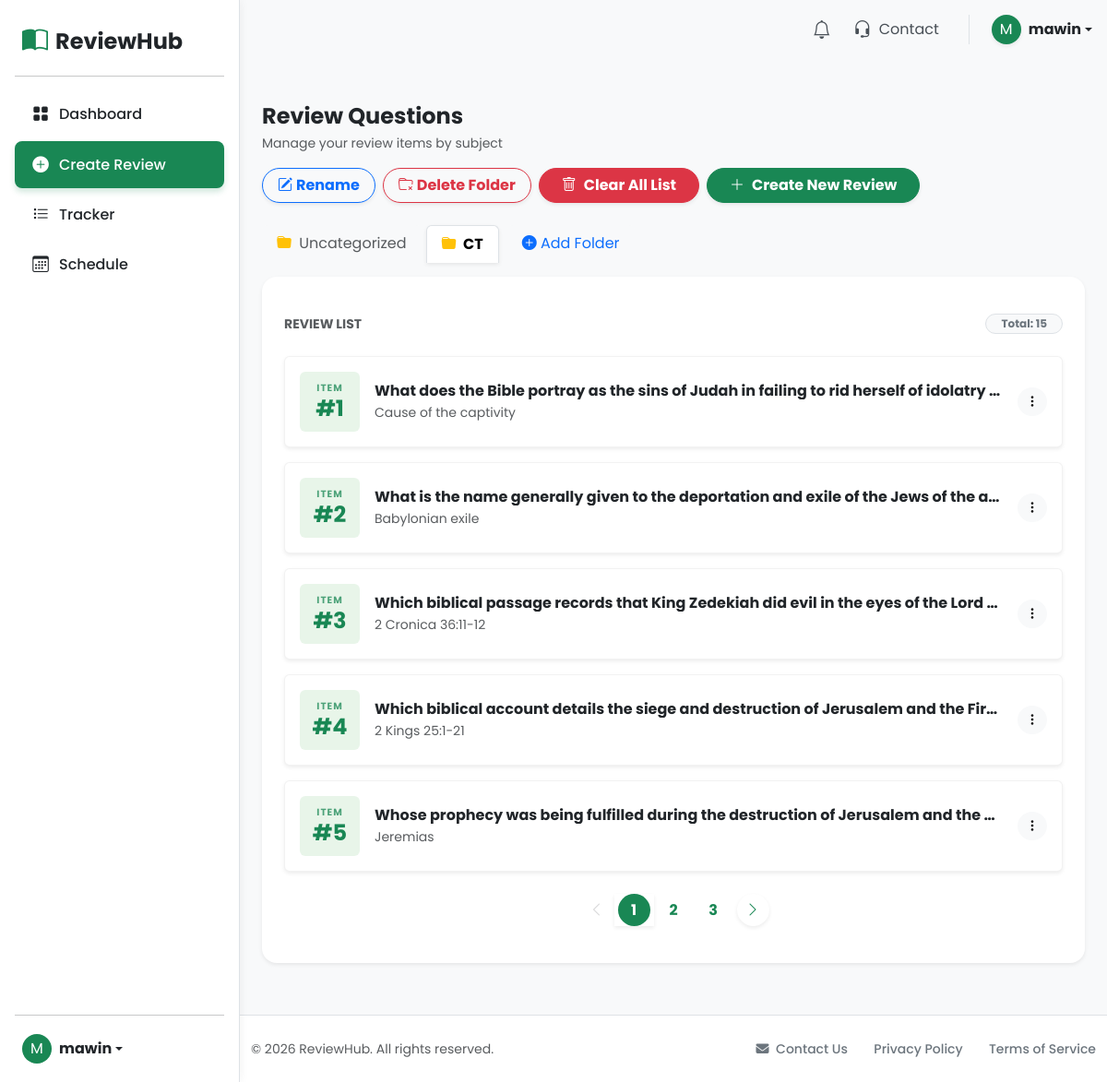
The page /src/create_review.php?subject_id=41 (signed in) on the database its author committed.
### tables this page shows
CREATE TABLE subjects (
        id INTEGER PRIMARY KEY AUTOINCREMENT,
        user_id INTEGER NOT NULL,
        name TEXT NOT NULL,
        created_at DATETIME DEFAULT CURRENT_TIMESTAMP,
        FOREIGN KEY (user_id) REFERENCES users(id)
    );

CREATE TABLE content (
        id INTEGER PRIMARY KEY AUTOINCREMENT,
        user_id INTEGER NOT NULL,
        question TEXT NOT NULL,
        answer TEXT,
        created_at DATETIME DEFAULT CURRENT_TIMESTAMP, subject_id INTEGER REFERENCES subjects(id),
        FOREIGN KEY (user_id) REFERENCES users(id)
    );

### src/create_review.php (the view, shortened to what this page needs)
<?php
require_once "db.php";
$db = get_db();
$user = $_SESSION['user'];
$user_id = $user['id'];
$subjectStmt = $db->prepare("SELECT * FROM subjects WHERE user_id = :uid ORDER BY id ASC");
$subjectStmt->bindValue(':uid', $user_id, SQLITE3_INTEGER);
$subjectResult = $subjectStmt->execute();
$subjects = [];
while ($row = $subjectResult->fetchArray(SQLITE3_ASSOC)) {
    $subjects[] = $row;
}
$active_subject_id = isset($_GET['subject_id']) && is_numeric($_GET['subject_id']) ? (int)$_GET['subject_id'] : null;
$page = isset($_REQUEST['page']) && is_numeric($_REQUEST['page']) ? (int)$_REQUEST['page'] : 1;
$limit = 5;
$offset = ($page - 1) * $limit;
if ($active_subject_id) {
    $countStmt = $db->prepare("SELECT COUNT(*) as count FROM content WHERE user_id = :uid AND subject_id = :sid");
    $countStmt->bindValue(':sid', $active_subject_id, SQLITE3_INTEGER);
} else {
    $countStmt = $db->prepare("SELECT COUNT(*) as count FROM content WHERE user_id = :uid AND subject_id IS NULL");
}
$countStmt->bindValue(':uid', $user_id, SQLITE3_INTEGER);
$countResult = $countStmt->execute()->fetchArray(SQLITE3_ASSOC);
$total_records = $countResult['count'];
$total_pages = ceil($total_records / $limit);
if ($active_subject_id) {
    $stmt = $db->prepare("SELECT * FROM content WHERE user_id = :uid AND subject_id = :sid ORDER BY id DESC LIMIT $limit OFFSET $offset");
    $stmt->bindValue(':sid', $active_subject_id, SQLITE3_INTEGER);
} else {
    $stmt = $db->prepare("SELECT * FROM content WHERE user_id = :uid AND subject_id IS NULL ORDER BY id DESC LIMIT $limit OFFSET $offset");
}
$stmt->bindValue(':uid', $user_id, SQLITE3_INTEGER);
$result = $stmt->execute();
$reviews = [];
while ($row = $result->fetchArray(SQLITE3_ASSOC)) {
    $reviews[] = $row;
}
function renderReviewList($reviews, $offset, $total_records, $current_page, $active_subject_id) {
    ?>
    <div class="d-flex justify-content-between align-items-center mb-4 mt-3">
        <h6 class="fw-bold text-muted text-uppercase small ls-1 mb-0">Review List</h6>
        <span class="badge bg-light text-secondary border rounded-pill px-3">
            Total: <?php echo $total_records; ?>
        </span>
    </div>
    <?php
    $display_index = $offset + 1;
    if (!empty($reviews)) {
        foreach ($reviews as $row) {
            ?>
            <div class="card mb-3 border-0 shadow-sm hover-shadow transition-all activity-card">
                <div class="card-body p-3">
                    <div class="d-flex align-items-center">
                        <div class="flex-shrink-0 text-center rounded p-2 me-3 q-box">
                            <small class="d-block fw-bold text-uppercase opacity-75" style="font-size: 0.65rem; letter-spacing: 1px;">ITEM</small>
                            <span class="h4 d-block mb-0 fw-bold">#<?php echo $display_index; ?></span>
                        </div>
                        <div class="flex-grow-1 min-w-0 me-3" style="min-width: 0;">
                            <h6 class="mb-1 fw-bold text-truncate text-dark">
                                <?php echo htmlspecialchars($row['question']); ?>
                            </h6>
                            <div class="text-muted small text-truncate-2">
                                <?php echo htmlspecialchars($row['answer']); ?>
                            </div>
                        </div>
                        <div class="flex-shrink-0">
                            <div class="dropdown">
                                <button class="btn btn-light btn-sm rounded-circle" type="button" data-bs-toggle="dropdown">
                                    <i class="bi bi-three-dots-vertical"></i>
                                </button>
                            </div>
                        </div>
                    </div>
                </div>
            </div>
            <?php
            $display_index++;
        }
    }
}
function renderPagination($page, $total_pages, $active_subject_id) {
    $subjParam = $active_subject_id ? ", $active_subject_id" : ", null";
    $prev = $page - 1;
    $next = $page + 1;
    echo '<nav aria-label="Review pagination" class="mt-4"><ul class="pagination justify-content-center border-0">';
    if ($page > 1) {
        echo '<li class="page-item"><a class="page-link border-0 rounded-circle mx-1 shadow-sm d-flex align-items-center justify-content-center pagination-btn" href="#" onclick="loadPage('.$prev.$subjParam.')"><i class="bi bi-chevron-left"></i></a></li>';
    } else {
        echo '<li class="page-item disabled"><span class="page-link border-0 rounded-circle mx-1 bg-transparent pagination-btn"><i class="bi bi-chevron-left text-muted opacity-25"></i></span></li>';
    }
    $start = max(1, $page - 2);
    $end = min($total_pages, $page + 2);
    for ($i = $start; $i <= $end; $i++) {
        $active = ($i == $page) ? 'active shadow-sm' : '';
        echo '<li class="page-item '.$active.'"><a class="page-link border-0 rounded-circle mx-1 fw-bold d-flex align-items-center justify-content-center pagination-btn" href="#" onclick="loadPage('.$i.$subjParam.')">'.$i.'</a></li>';
    }
    if ($page < $total_pages) {
        echo '<li class="page-item"><a class="page-link border-0 rounded-circle mx-1 shadow-sm d-flex align-items-center justify-content-center pagination-btn" href="#" onclick="loadPage('.$next.$subjParam.')"><i class="bi bi-chevron-right"></i></a></li>';
    } else {
        echo '<li class="page-item disabled"><span class="page-link border-0 rounded-circle mx-1 bg-transparent pagination-btn"><i class="bi bi-chevron-right text-muted opacity-25"></i></span></li>';
    }
    echo '</ul></nav>';
}
?>
<!DOCTYPE html>
<html lang="en">
<head>
    <link href="https://cdn.jsdelivr.net/npm/bootstrap@5.3.0/dist/css/bootstrap.min.css" rel="stylesheet">
    <link rel="stylesheet" href="https://cdnjs.cloudflare.com/ajax/libs/font-awesome/6.4.0/css/all.min.css">
    <link rel="stylesheet" href="https://cdn.jsdelivr.net/npm/bootstrap-icons@1.10.5/font/bootstrap-icons.css">
    <link rel="stylesheet" href="../styles/schedule.css">
    <link rel="stylesheet" href="../styles/nav.css">
    <link rel="stylesheet" href="../styles/create_review.css">
</head>
<body>
    <?php require_once "header.php"; ?>
    <?php include "nav.php"; ?>
    <main class="main-content">
        <div class="container-xl p-3 p-lg-4">
            <div class="row align-items-center justify-content-between mb-4 g-3">
                <div class="col-12 col-md-auto">
                    <h4 class="mb-0 fw-bold text-dark">
                        Review Questions
                    </h4>
                    <div class="text-muted small mt-1">Manage your review items by subject</div>
                </div>
                <div class="col-12 col-md-auto d-grid gap-2 d-md-flex align-items-center">
                    <?php if ($active_subject_id): ?>
                        <button class="btn btn-outline-primary rounded-pill px-3 fw-bold shadow-sm" data-bs-toggle="modal" data-bs-target="#renameSubjectModal">
                            <i class="bi bi-pencil-square me-1"></i>Rename
                        </button>
                        <form method="POST" onsubmit="return confirm('Are you sure you want to delete this folder?\n\nDon\'t worry, the reviews inside will NOT be deleted. They will be safely moved to the Uncategorized folder.');" class="d-grid d-md-block m-0">
                            <button type="submit" class="btn btn-outline-danger rounded-pill px-3 fw-bold shadow-sm">
                                <i class="bi bi-folder-x me-1"></i>Delete Folder
                            </button>
                        </form>
                    <?php endif; ?>
                    <form method="POST" onsubmit="return confirm('Are you sure you want to delete ALL reviews in this folder? This cannot be undone.');" class="d-grid d-md-block m-0">
                        <button type="submit" class="btn btn-danger rounded-pill px-4 fw-bold shadow-sm">
                            <i class="bi bi-trash me-2"></i>Clear All List
                        </button>
                    </form>
                    <button class="btn btn-success rounded-pill px-4 fw-bold shadow-sm" data-bs-toggle="modal" data-bs-target="#addReviewModal">
                        <i class="bi bi-plus-lg me-2"></i>Create New Review
                    </button>
                </div>
            </div>
            <ul class="nav nav-tabs border-bottom-0 mb-3" style="gap: 5px;">
                <li class="nav-item">
                    <a class="nav-link <?php echo $active_subject_id === null ? 'active fw-bold shadow-sm border-bottom-0' : 'text-muted bg-light border-0'; ?> rounded-top"
                       href="create_review.php">
                       <i class="bi bi-folder-fill me-1 text-warning"></i> Uncategorized
                    </a>
                </li>
                <?php foreach ($subjects as $sub): ?>
                    <li class="nav-item">
                        <a class="nav-link <?php echo $active_subject_id === $sub['id'] ? 'active fw-bold shadow-sm border-bottom-0' : 'text-muted bg-light border-0'; ?> rounded-top"
                           href="create_review.php?subject_id=<?php echo $sub['id']; ?>">
                           <i class="bi bi-folder-fill me-1 text-warning"></i> <?php echo htmlspecialchars($sub['name']); ?>
                        </a>
                    </li>
                <?php endforeach; ?>
                <li class="nav-item ms-1">
                    <button class="nav-link text-primary bg-light border-0 rounded-top" data-bs-toggle="modal" data-bs-target="#addSubjectModal">
                        <i class="bi bi-plus-circle-fill"></i> Add Folder
                    </button>
                </li>
            </ul>
            <div class="card border-0 shadow-sm rounded-4 rounded-top-start-0">
                <div class="card-body p-4">
                    <div id="review-list-container">
                        <?php renderReviewList($reviews, $offset, $total_records, $page, $active_subject_id); ?>
                    </div>
                    <div id="pagination-container">
                        <?php renderPagination($page, $total_pages, $active_subject_id); ?>
                    </div>
                </div>
            </div>
        </div>
    </main>
    <?php include "footer.php"; ?>
</body>
</html>

### styles/schedule.css (style rules this page uses)
:root { --primary-color: #198754; --bg-light: #f8f9fa; }
body { font-family: 'Poppins', sans-serif; background-color: var(--bg-light); overflow-x: hidden; }
.main-content { flex-grow: 1; padding-bottom: 80px; }
.pagination-btn { color: var(--primary-color); border-color: #dee2e6; }
.page-item.active .page-link { background-color: var(--primary-color); border-color: var(--primary-color); color: white; }
@media (min-width: 992px) { .main-content { padding-bottom: 2rem; } }

### styles/nav.css (style rules this page uses)
@media (min-width: 992px) { body { padding-left: 260px; } }
body { background-color: #f8f9fa; min-height: 100vh; }

### styles/create_review.css (style rules this page uses)
body { background-color: #f8f9fa; }
.activity-card { transition: transform 0.2s ease, box-shadow 0.2s ease; border: 1px solid rgba(0,0,0,0.05) !important; }
.q-box { background-color: #e8f5e9; color: #198754; border: none; border-radius: 8px; display: flex; flex-direction: column; justify-content: center; align-items: center; width: 65px; height: 65px; }
.min-w-0 { min-width: 0 !important; }
.text-truncate-2 { display: -webkit-box; -webkit-line-clamp: 2; -webkit-box-orient: vertical; overflow: hidden; text-overflow: ellipsis; white-space: normal; }
.pagination-btn { width: 35px; height: 35px; font-weight: 600; }
.pagination .page-item.active .page-link { background-color: #198754; border-color: #198754; color: white; }
.pagination .page-link { color: #198754; transition: all 0.2s; }
#review-list-container { transition: opacity 0.2s ease-in-out; }

### rows shown on the page
subjects: name "CT"
content: question "What does the Bible portray as the sins of Judah in failing to rid herself of idolatry…", answer "Cause of the captivity"
content: question "What is the name generally given to the deportation and exile of the Jews of the a…", answer "Babylonian exile"
content: question "Which biblical passage records that King Zedekiah did evil in the eyes of the Lord…", answer "2 Cronica 36:11-12"
content: question "Which biblical account details the siege and destruction of Jerusalem and the Fir…", answer "2 Kings 25:1-21"
content: question "Whose prophecy was being fulfilled during the destruction of Jerusalem and the…", answer "Jeremias"

### other values the page prints
substr($user['username'], 0, 1) "M"
$user['username'] "mawin"
$total_records "15"
